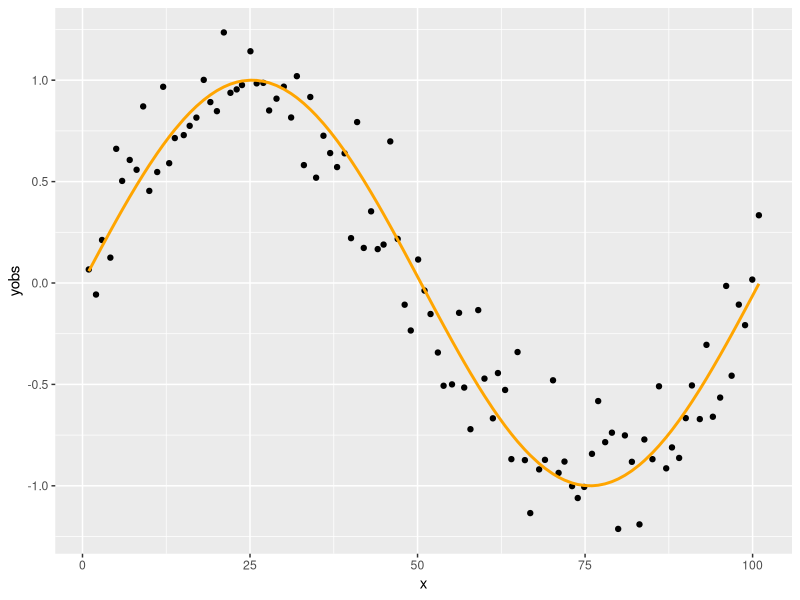
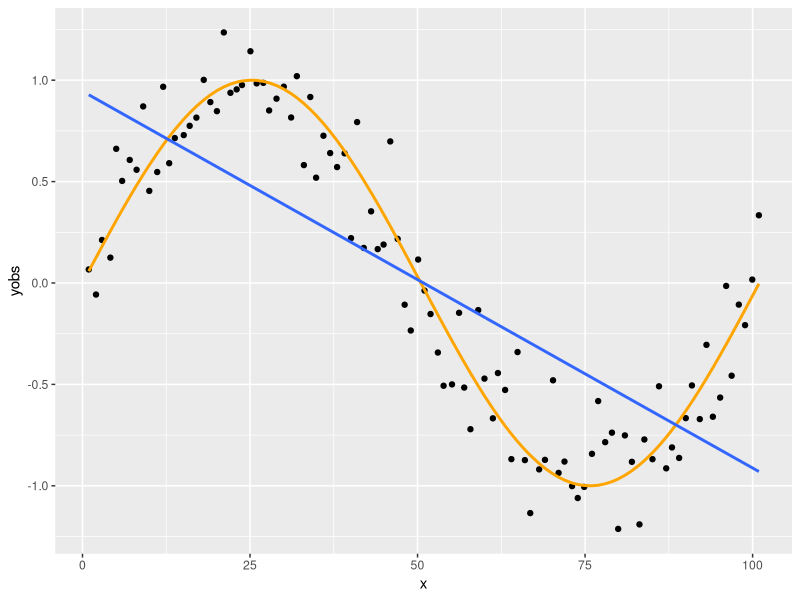
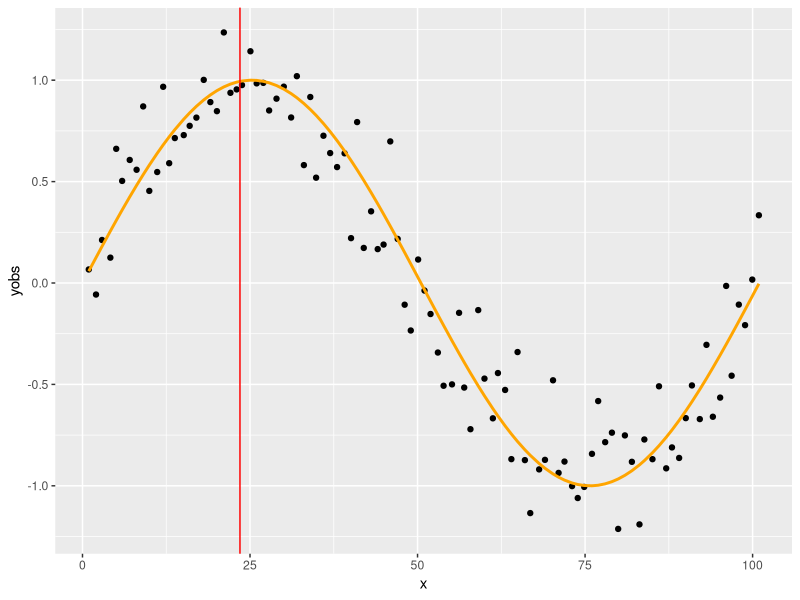
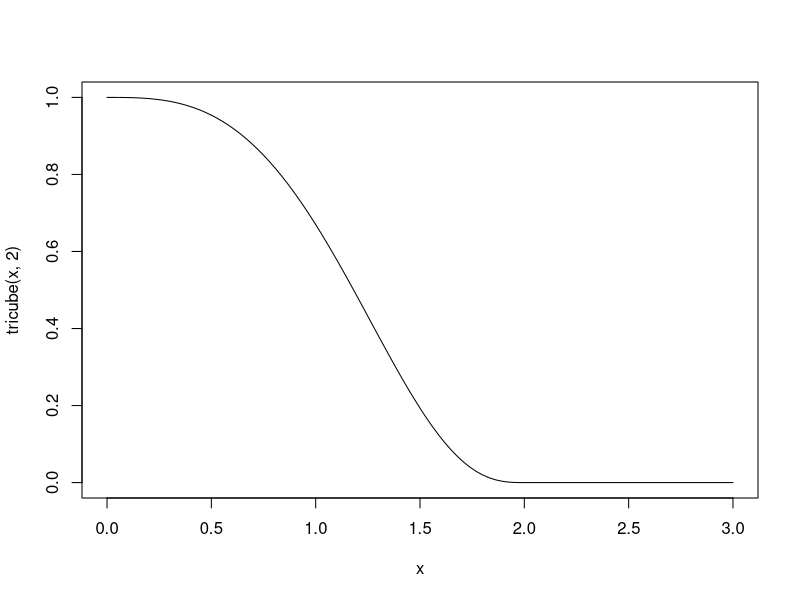
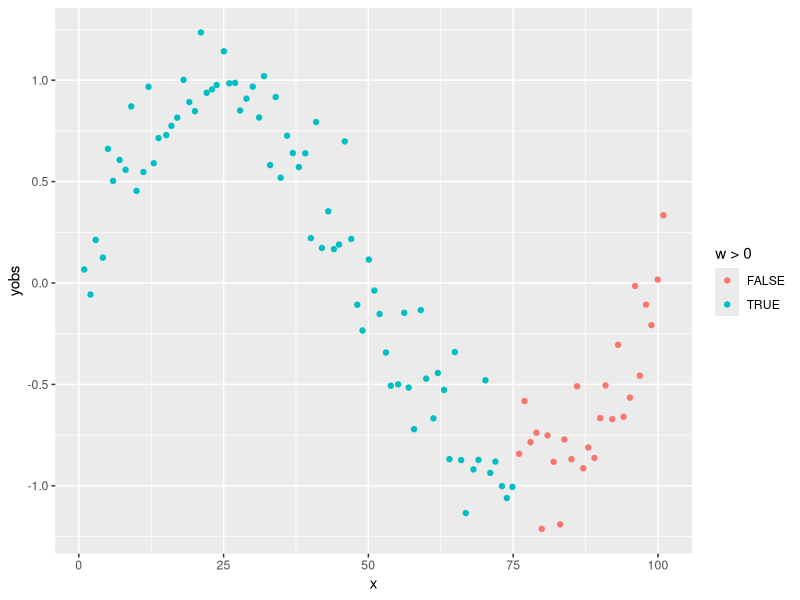
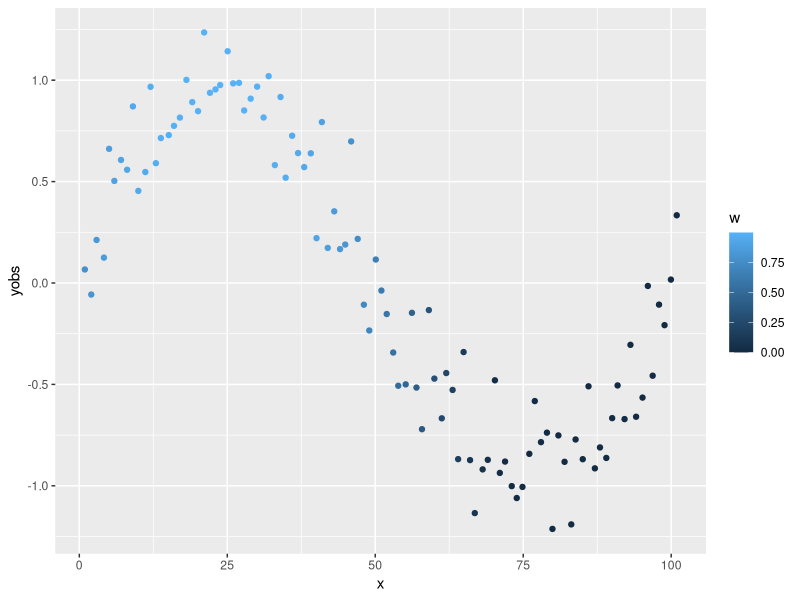
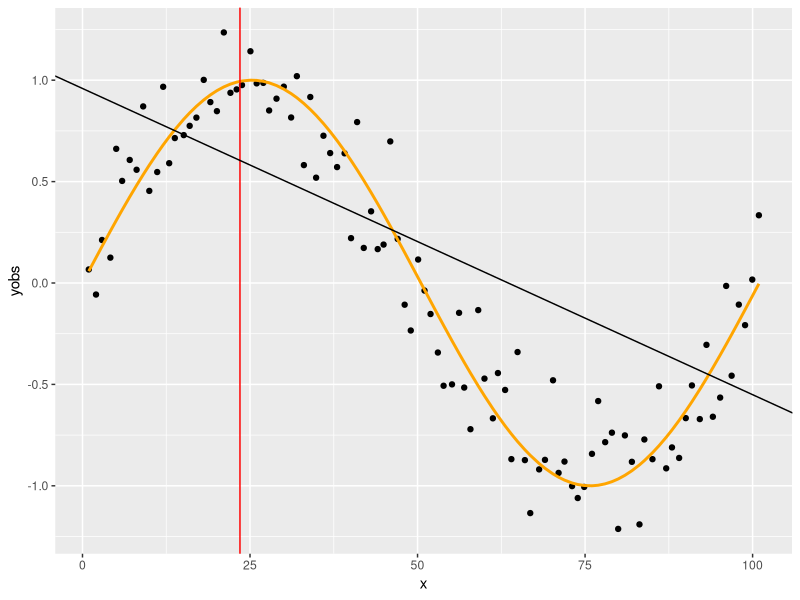
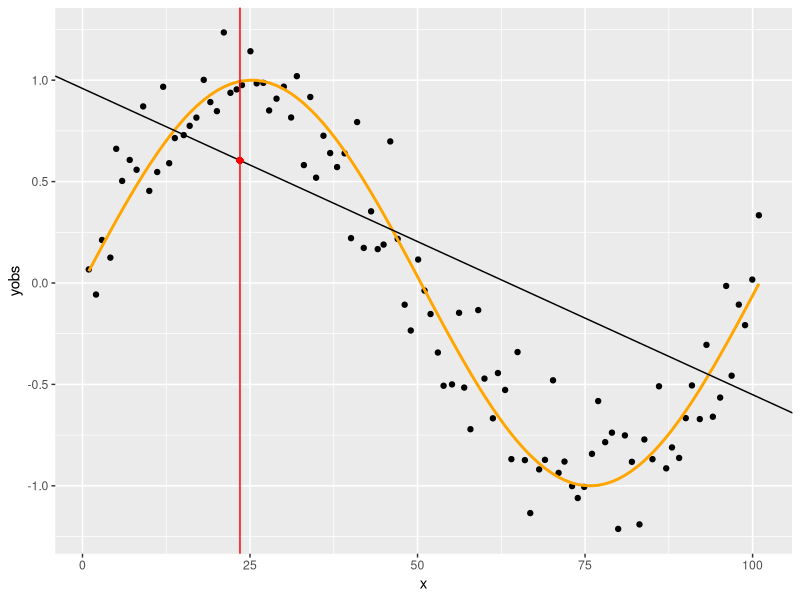

Write R code to recreate these figures, in order.
## A LOESS simítóról lesz szó


## --------------------------------------------------------------------------------------------------------------------------------------------------------------------
library(ggplot2)
set.seed(1)


## --------------------------------------------------------------------------------------------------------------------------------------------------------------------
n <- 101
x <- (1:n) + rnorm(n, 0, 0.1)
y <- sin(x/n*(2*pi))
yobs <- y + rnorm(n, 0, 0.2)
SimData <- data.frame(x, y, yobs)
p <- ggplot(SimData, aes(x = x, y = yobs)) + geom_point() +
  geom_line(aes(y = y), color = "orange", lwd = 1)
p


## --------------------------------------------------------------------------------------------------------------------------------------------------------------------
p + geom_smooth(formula = y~x, method = "lm", se = FALSE)


## --------------------------------------------------------------------------------------------------------------------------------------------------------------------
p + geom_vline(xintercept = 23.5, color = "red")


## --------------------------------------------------------------------------------------------------------------------------------------------------------------------
span <- 0.75
n*span
ceiling(n*span)
sort(abs(x-23.5))
sort(abs(x-23.5))[ceiling(n*span)]


## --------------------------------------------------------------------------------------------------------------------------------------------------------------------
tricube <- function(u, t) ifelse(u<t, (1-(u/t)^3)^3, 0)
curve(tricube(x, 2), to = 3)


## --------------------------------------------------------------------------------------------------------------------------------------------------------------------
SimData$w <- tricube(abs(x-23.5), sort(abs(x-23.5))[ceiling(n*span)])
ggplot(SimData, aes(x = x, y = yobs, color = w>0)) + geom_point()


## --------------------------------------------------------------------------------------------------------------------------------------------------------------------
ggplot(SimData, aes(x = x, y = yobs, color = w)) + geom_point()


## --------------------------------------------------------------------------------------------------------------------------------------------------------------------
fit <- lm(yobs ~ x, weights = w, data = SimData)
p + geom_vline(xintercept = 23.5, color = "red") +
  geom_abline(intercept = coef(fit)[1], slope = coef(fit)[2])


## --------------------------------------------------------------------------------------------------------------------------------------------------------------------
p + geom_abline(intercept = coef(fit)[1], slope = coef(fit)[2]) +
  geom_vline(xintercept = 23.5, color = "red") +
  geom_point(x = 23.5, y = predict(fit, data.frame(x = 23.5)), color="red")


## --------------------------------------------------------------------------------------------------------------------------------------------------------------------
loessfun <- function(xin, x, yobs, span) {
  n <- length(x)
  w <- tricube(abs(x-xin), sort(abs(x-xin))[ceiling(n*span)])
  fit <- lm(yobs ~ x, weights = w)
  predict(fit, data.frame(x = xin))
}
p + geom_vline(xintercept = 23.5, color = "red") +
  geom_point(x = 23.5, y = loessfun(23.5, SimData$x, SimData$yobs, 0.75), color="red")


## --------------------------------------------------------------------------------------------------------------------------------------------------------------------
p + geom_vline(xintercept = 48.3, color = "red") +
  geom_point(x = 48.3, y = loessfun(48.3, SimData$x, SimData$yobs, 0.75), color="red")
p + geom_vline(xintercept = 91.2, color = "red") +
  geom_point(x = 91.2, y = loessfun(91.2, SimData$x, SimData$yobs, 0.75), color="red")


## --------------------------------------------------------------------------------------------------------------------------------------------------------------------
SmoothData <- expand.grid(grid = seq(0, 101, 0.1))
SmoothData$value <- apply(SmoothData, 1, function(x)
  loessfun(x["grid"], SimData$x, SimData$yobs, 0.75))
p + geom_line(data = SmoothData, aes(x = grid, y = value), color = "red")


## --------------------------------------------------------------------------------------------------------------------------------------------------------------------
SmoothData <- expand.grid(grid = seq(0, 101, 0.1),
                          span = c(2/n+1e-10, 0.25, 0.5, 0.75, 1))
SmoothData$value <- apply(SmoothData, 1, function(x)
  loessfun(x["grid"], SimData$x, SimData$yobs, x["span"]))
SmoothData$span <- as.factor(SmoothData$span)

p + geom_line(data = SmoothData[SmoothData$span%in%c(0.25, 0.5, 0.75), ],
              aes(x = grid, y = value, color = span))


## --------------------------------------------------------------------------------------------------------------------------------------------------------------------
p + geom_line(data = SmoothData[SmoothData$span==1, ], aes(x = grid, y = value),
              color = "red")


## --------------------------------------------------------------------------------------------------------------------------------------------------------------------
p + geom_line(data = SmoothData[SmoothData$span==2/n+1e-10, ], aes(x = grid, y = value),
              color = "red")


## --------------------------------------------------------------------------------------------------------------------------------------------------------------------
lm(y~x+x^2, data = SimData)


## --------------------------------------------------------------------------------------------------------------------------------------------------------------------
lm(y~x+I(x^2), data = SimData)


## --------------------------------------------------------------------------------------------------------------------------------------------------------------------
lm(y~poly(x,2), data = SimData)


## --------------------------------------------------------------------------------------------------------------------------------------------------------------------
predict(lm(y~x+I(x^2)), data.frame(x = 43.9))
predict(lm(y~poly(x,2)), data.frame(x = 43.9))


## --------------------------------------------------------------------------------------------------------------------------------------------------------------------
t(cbind(1, poly(x, 3)))%*%cbind(1, poly(x, 3))


## --------------------------------------------------------------------------------------------------------------------------------------------------------------------
lm(y~poly(x,2, raw = TRUE), data = SimData)


## --------------------------------------------------------------------------------------------------------------------------------------------------------------------
kappa(cbind(1, poly(x, 3)), exact = TRUE)
kappa(cbind(1, poly(x, 3, raw = TRUE)), exact = TRUE)


## --------------------------------------------------------------------------------------------------------------------------------------------------------------------
loessfun <- function(xin, x, yobs, span, degree) {
  n <- length(x)
  w <- tricube(abs(x-xin), sort(abs(x-xin))[ceiling(n*span)])
  fit <- lm(yobs ~ poly(x, degree), weights = w)
  predict(fit, data.frame(x = xin))
}


## --------------------------------------------------------------------------------------------------------------------------------------------------------------------
SmoothData <- rbind(expand.grid(grid = seq(0, 101, 0.1),
                                span = c(2/n+1e-10, 0.25, 0.5, 0.75, 1), degree = 1),
                    expand.grid(grid = seq(0, 101, 0.1),
                                span = c(3/n+1e-10, 0.25, 0.5, 0.75, 1), degree = 2))
SmoothData$value <- apply(SmoothData, 1, function(x)
  loessfun(x["grid"], SimData$x, SimData$yobs, x["span"], x["degree"]))
SmoothData$span <- as.factor(SmoothData$span)
p + geom_line(data = SmoothData[SmoothData$span%in%c(0.25, 0.5, 0.75), ],
              aes(x = grid, y = value, color = span)) + facet_grid(rows = vars(degree))


## --------------------------------------------------------------------------------------------------------------------------------------------------------------------
SimData$train <- FALSE
SimData$train[sample(1:101, 80)] <- TRUE
ggplot(SimData, aes(x = x, y = yobs, color = train)) + geom_point() +
  geom_line(aes(y = y), color = "orange", lwd = 1)


## --------------------------------------------------------------------------------------------------------------------------------------------------------------------
spans <- seq(0.03, 0.99, 0.01)
SSEfull <- sapply(spans, function(sp) sum((sapply(1:101, function(i)
  loessfun(SimData$x[i], SimData$x, SimData$yobs, sp, 1))-yobs)^2))
ggplot(data.frame(span = spans, SSE = SSEfull), aes(x = span, y = SSE)) + geom_line()


## --------------------------------------------------------------------------------------------------------------------------------------------------------------------
SSEfull <- sapply(spans, function(sp) sum((sapply(which(!SimData$train), function(i)
  loessfun(SimData$x[i], SimData$x[SimData$train==TRUE],
           SimData$yobs[SimData$train==TRUE], sp, 1))-yobs[SimData$train==FALSE])^2))
ggplot(data.frame(span = spans, SSE = SSEfull), aes(x = span, y = SSE)) + geom_line()


## --------------------------------------------------------------------------------------------------------------------------------------------------------------------
spans[which.min(SSEfull)]


## --------------------------------------------------------------------------------------------------------------------------------------------------------------------
p + geom_line(data = SmoothData[SmoothData$span==spans[which.min(SSEfull)], ],
              aes(x = grid, y = value), color = "red")

